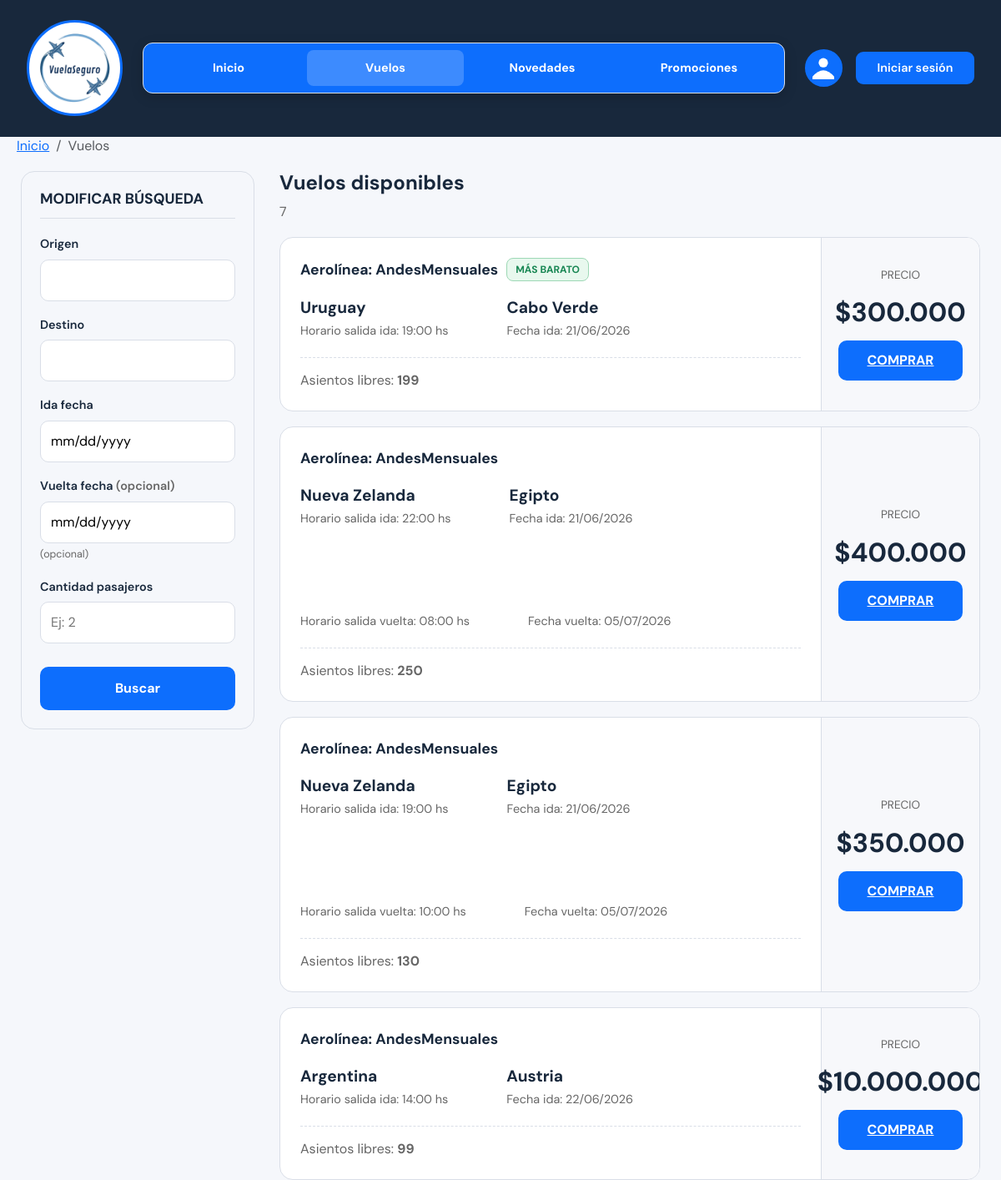
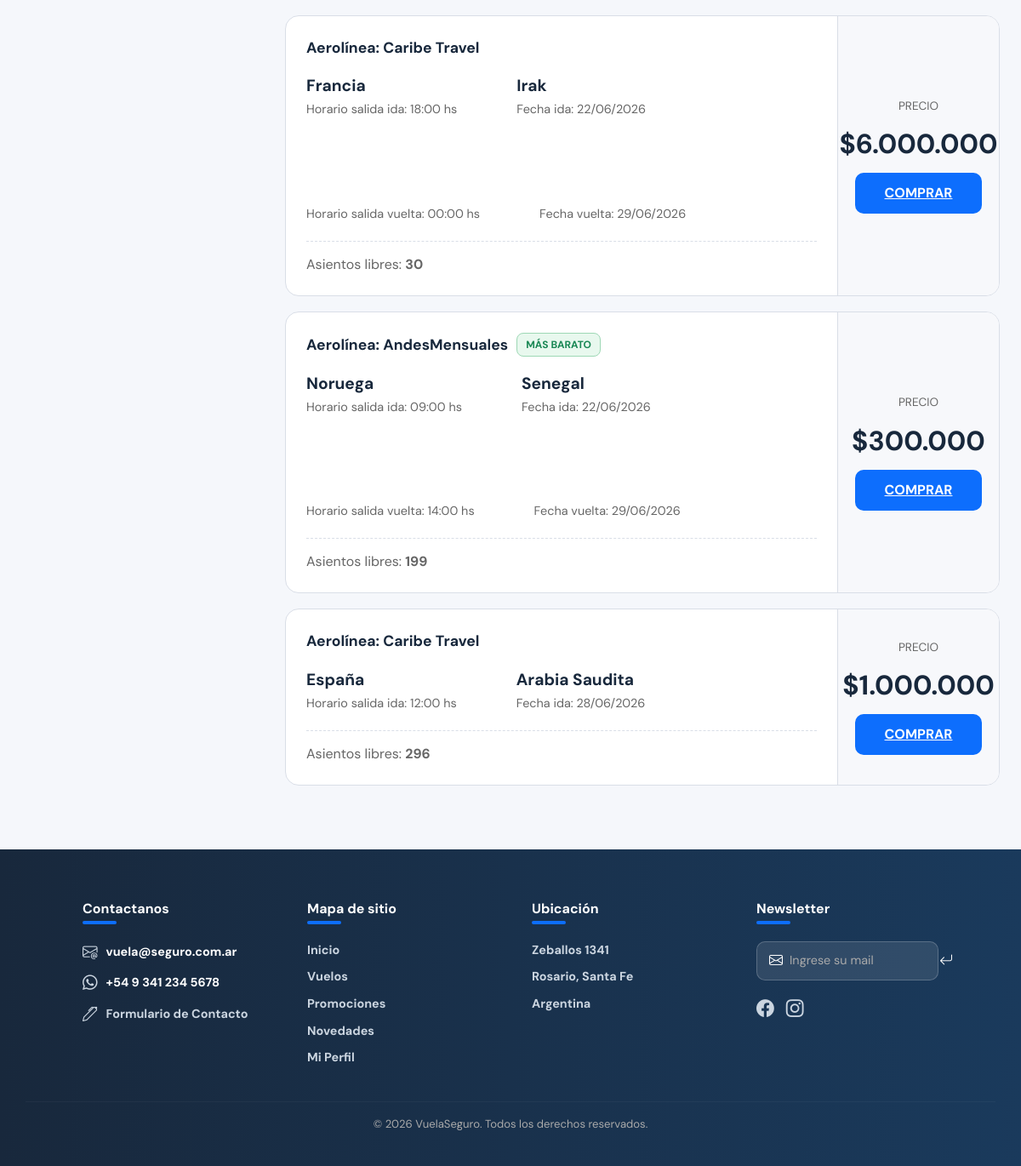
/VUELOS/vuelos.php, run on an earlier commit of the app's database (2 pictures, top to bottom).
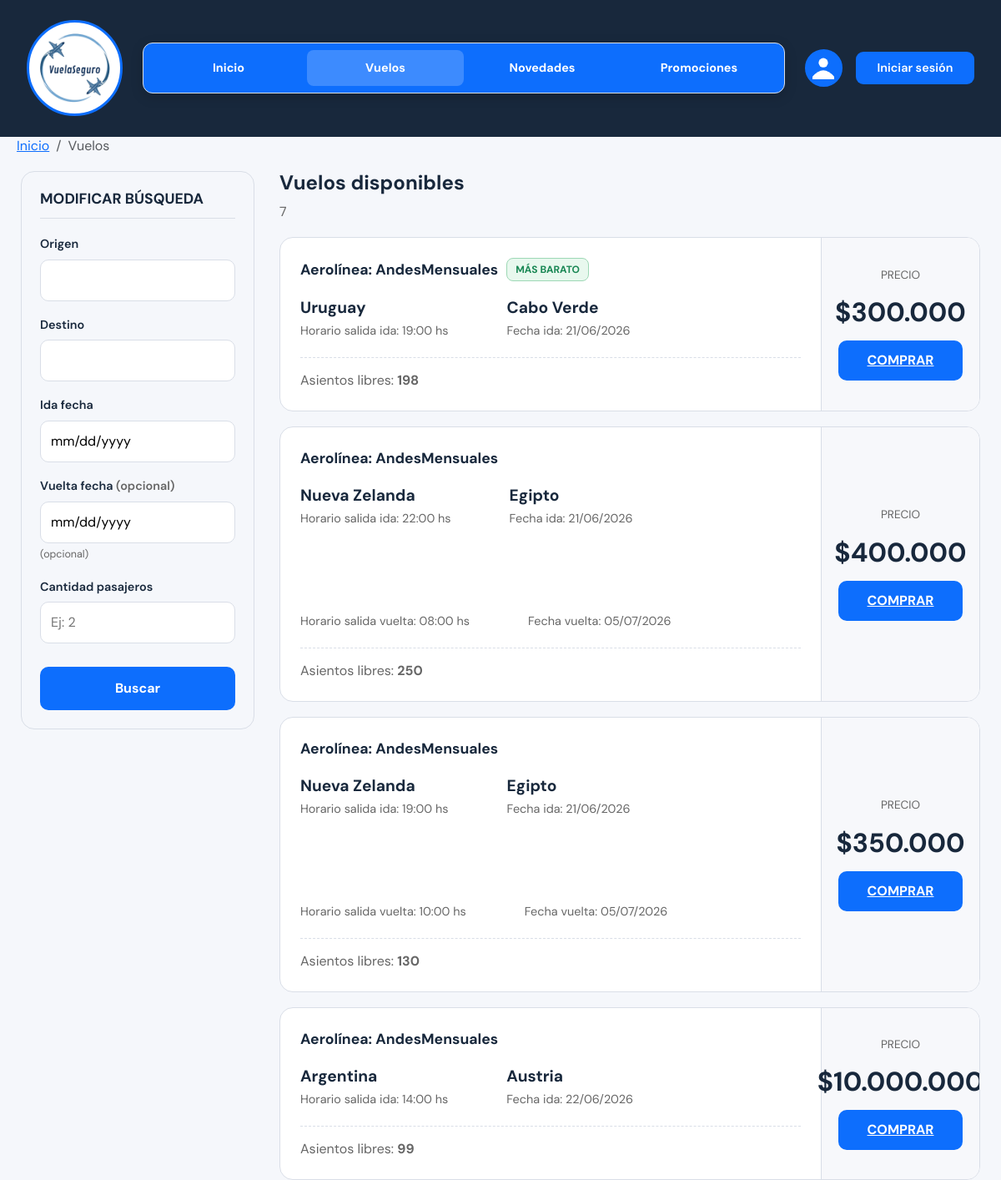
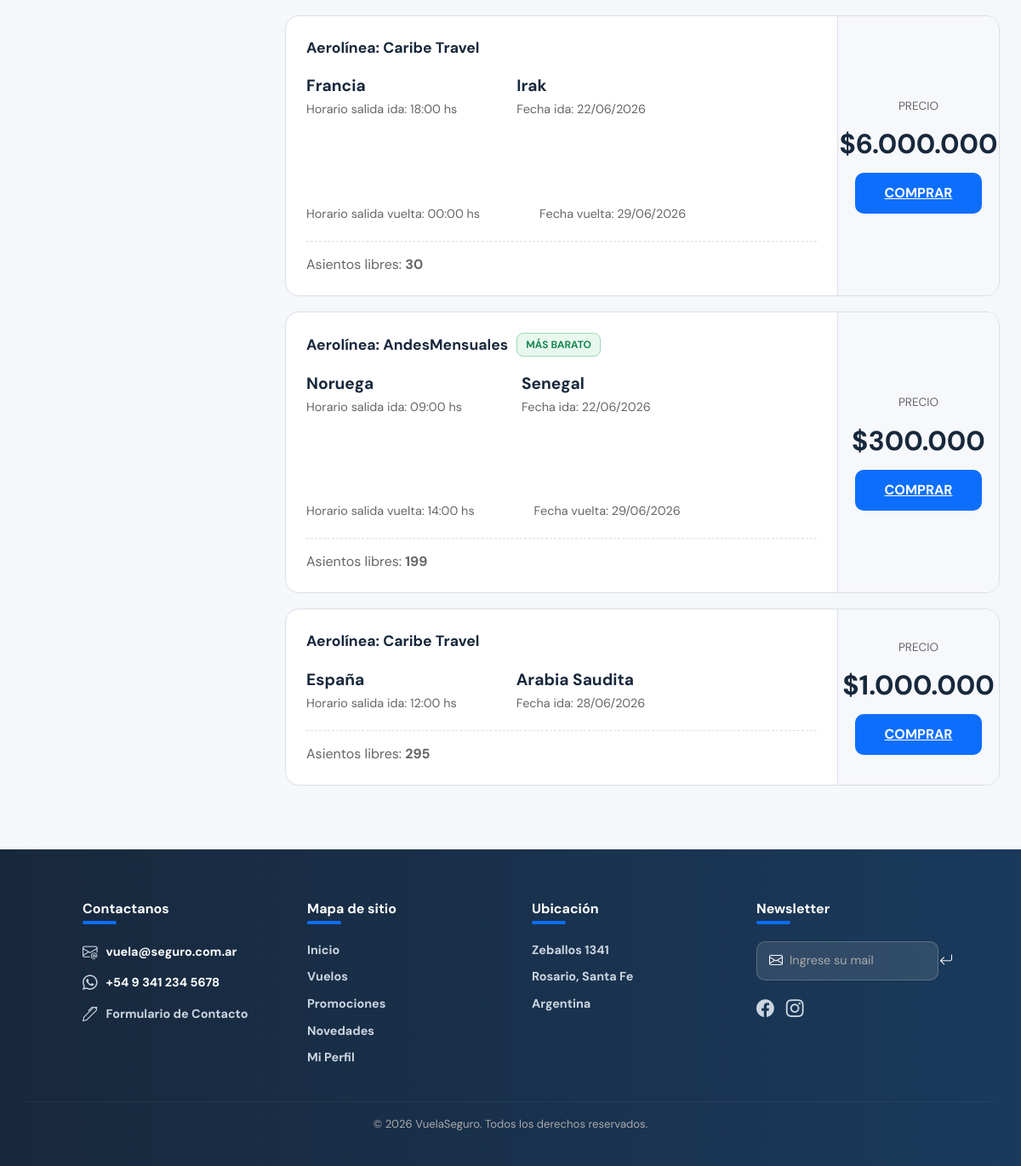
And on a later commit of the database (2 pictures, top to bottom).
### tables this page shows
CREATE TABLE `vuelos` (
  `codVuelo` int(11) NOT NULL,
  `codAerolinea` int(11) DEFAULT NULL,
  `origenVuelo` varchar(50) DEFAULT NULL,
  `destinoVuelo` varchar(50) DEFAULT NULL,
  `fechaSalidaVuelo` date DEFAULT NULL,
  `horaSalidaVuelo` time(5) DEFAULT NULL,
  `fechaVuelta` date DEFAULT NULL,
  `horaVuelta` time(5) DEFAULT NULL,
  `precioVuelo` decimal(10,0) DEFAULT NULL,
  `asientosDisponibles` int(11) DEFAULT NULL
);

CREATE TABLE `aerolineas` (
  `codAerolinea` int(11) NOT NULL,
  `nombreAerolinea` varchar(100) NOT NULL,
  `codigoIATA` varchar(3) NOT NULL,
  `descripcionAerolinea` varchar(300) NOT NULL,
  `codigoPais` varchar(3) NOT NULL,
  `claveAerolinea` varchar(255) NOT NULL
);

### VUELOS/vuelos.php (the view, shortened to what the changed rows need)
<?php
include_once('../conexion.inc');
$esCEO = (isset($_SESSION['tipoUsuario']) && $_SESSION['tipoUsuario'] === 'CEO');
$precioMinSql = "SELECT MIN(precioVuelo) as minimo FROM vuelos";
$queryPrecioMin = mysqli_query($link, $precioMinSql);
$fetchMin = mysqli_fetch_assoc($queryPrecioMin);
$precioMasBaratoReal = $fetchMin['minimo'] ?? 0;
$sql = "SELECT v.*, a.nombreAerolinea FROM vuelos v LEFT JOIN aerolineas a ON v.codAerolinea = a.codAerolinea";
$sql = $sql . " ORDER BY v.fechaSalidaVuelo ASC";
$result = mysqli_query($link, $sql);
$totalVuelos = mysqli_num_rows($result);
$promosMap = [];
?>
<!DOCTYPE html>
<html lang="es">
<head>
  <link href="https://cdn.jsdelivr.net/npm/bootstrap@5.3.3/dist/css/bootstrap.min.css" rel="stylesheet"/>
  <link rel="stylesheet" href="https://cdn.jsdelivr.net/npm/bootstrap-icons@1.10.5/font/bootstrap-icons.css">
  <link href="../INDEX/estilos-globales.css" rel="stylesheet">
  <link href="vuelos.css" rel="stylesheet">
</head>
<body>
  <div class="resultados-wrapper">
    <div class="vuelos-lista">
      <div class="vuelos-header d-flex justify-content-between align-items-center">
        <div>
            <h2>Vuelos disponibles</h2>
        </div>
      </div>
      <?php if ($totalVuelos > 0): ?>
          <?php while($vuelo = mysqli_fetch_assoc($result)): ?>
            <?php
              $idSeguroVuelo = !empty($vuelo['codVuelo']) ? (int)$vuelo['codVuelo'] : 0;
            ?>
            <div class="vuelo-card">
              <div class="vuelo-info">
                <div class="vuelo-aerolinea-row">
                  <span class="vuelo-aerolinea">Aerolínea: <?php echo htmlspecialchars($vuelo['nombreAerolinea'] ?? 'No disponible'); ?></span>
                  <?php if ($vuelo['precioVuelo'] == $precioMasBaratoReal): ?>
                      <span class="badge-barato">MÁS BARATO</span>
                  <?php endif; ?>
                </div>
                <div class="vuelo-ruta">
                  <div >
                    <span class="ciudad-nombre"><?php echo htmlspecialchars($vuelo['origenVuelo']); ?></span>
                    <span class="ciudad-horario">Horario salida ida: <?php echo date('H:i', strtotime($vuelo['horaSalidaVuelo'])); ?> hs</span>
                  </div>
                  <div>
                    <span class="ciudad-nombre"><?php echo htmlspecialchars($vuelo['destinoVuelo']); ?></span>
                    <span class="ciudad-horario">Fecha ida: <?php echo date('d/m/Y', strtotime($vuelo['fechaSalidaVuelo'])); ?></span>
                  </div>
                </div>
                <div class="vuelo-detalles-row">
                  <div>Asientos libres: <strong><?php echo $vuelo['asientosDisponibles']; ?></strong></div>
                </div>
              </div>
              <div class="vuelo-precio-col">
                <?php
                  $promoVuelo = $promosMap[$vuelo['codAerolinea']] ?? null;
                  $precioOriginal = (float)$vuelo['precioVuelo'];
                  $precioConDescuento = $promoVuelo
                    ? round($precioOriginal * (1 - $promoVuelo['descuentoPromocion'] / 100))
                    : null;
                ?>
                <span class="precio-label">PRECIO</span>
                <?php if ($promoVuelo): ?>
                  <span class="precio-valor" style="text-decoration:line-through; color:var(--gris); font-size:1rem;">
                    $<?php echo number_format($precioOriginal, 0, ',', '.'); ?>
                  </span>
                  <span class="precio-valor" style="color:var(--verde);">
                    $<?php echo number_format($precioConDescuento, 0, ',', '.'); ?>
                  </span>
                  <span style="background:#e8f8ee;color:var(--verde);border:1px solid #9dd8b5;border-radius:8px;padding:3px 10px;font-size:.78rem;font-weight:700;margin-top:2px;">
                    <i class="bi bi-tag-fill me-1"></i><?php echo number_format($promoVuelo['descuentoPromocion'],0); ?>% OFF — <?php echo htmlspecialchars($promoVuelo['descripcionPromocion']); ?>
                  </span>
                <?php else: ?>
                  <span class="precio-valor">$<?php echo number_format($precioOriginal, 0, ',', '.'); ?></span>
                <?php endif; ?>
                <?php if ($esCEO): ?>
                  <div class="d-flex flex-column gap-2 w-100 mt-2">
                    <button type="button"
                      class="btn btn-warning btn-sm btn-edit text-white w-100"
                      style="border-radius:8px; font-weight:500; padding:10px 20px;"
                      data-id="<?php echo $idSeguroVuelo; ?>"
                      data-origen="<?php echo htmlspecialchars($vuelo['origenVuelo']); ?>"
                      data-destino="<?php echo htmlspecialchars($vuelo['destinoVuelo']); ?>"
                      data-fecha="<?php echo $vuelo['fechaSalidaVuelo']; ?>"
                      data-hora="<?php echo date('H:i', strtotime($vuelo['horaSalidaVuelo'])); ?>"
                      data-precio="<?php echo $vuelo['precioVuelo']; ?>"
                      data-asientos="<?php echo $vuelo['asientosDisponibles']; ?>"
                      data-fecha-vuelta="<?php echo $vuelo['fechaVuelta']; ?>"
                      data-hora-vuelta="<?php echo date('H:i', strtotime($vuelo['horaVuelta'])); ?>"
                    >Editar</button>
                    <button type="button"
                      class="btn btn-danger btn-sm btn-delete w-100"
                      style="border-radius:8px; font-weight:500; padding:10px 20px;"
                      data-bs-toggle="modal"
                      data-bs-target="#modalEliminarVuelo"
                      data-id="<?php echo $idSeguroVuelo; ?>"
                      data-origen="<?php echo htmlspecialchars($vuelo['origenVuelo']); ?>"
                      data-destino="<?php echo htmlspecialchars($vuelo['destinoVuelo']); ?>"
                    >Eliminar</button>
                  </div>
                <?php else: ?>
                  <?php if (isset($_SESSION['tipoUsuario']) && $_SESSION ['tipoUsuario'] === 'usuario'): ?>
                    <button type="button" class="btn-comprar"
                      onclick="confirmarCompra(
                        <?php echo $idSeguroVuelo; ?>,
                        '<?php echo addslashes($vuelo['origenVuelo']); ?>',
                        '<?php echo addslashes($vuelo['destinoVuelo']); ?>',
                        <?php echo $precioOriginal; ?>,
                        <?php echo $precioConDescuento ?? 'null'; ?>,
                        '<?php echo $promoVuelo ? addslashes($promoVuelo['descripcionPromocion']) : ''; ?>'
                      )">
                      COMPRAR
                    </button>
                  <?php else: ?>
                    <a href="../LOGIN/login.php" class="btn-comprar" style="text-align: center;">COMPRAR</a>
                  <?php endif; ?>
                <?php endif; ?>
              </div>
            </div>
          <?php endwhile; ?>
      <?php else: ?>
        <p style="text-align: center; margin-top: 10px; color: var(--gris); border: 1px solid var(--borde); border-radius: 8px; padding: 40px 20px; background-color: var(--gris-claro);">No hay vuelos disponibles en este momento.</p>
      <?php endif; ?>
    </div>
  </div>
</body>
</html>

What changed in the data, as far as the page shows it:
changed vuelos "Uruguay": asientosDisponibles "199" → "198"
changed vuelos "España": asientosDisponibles "296" → "295"
